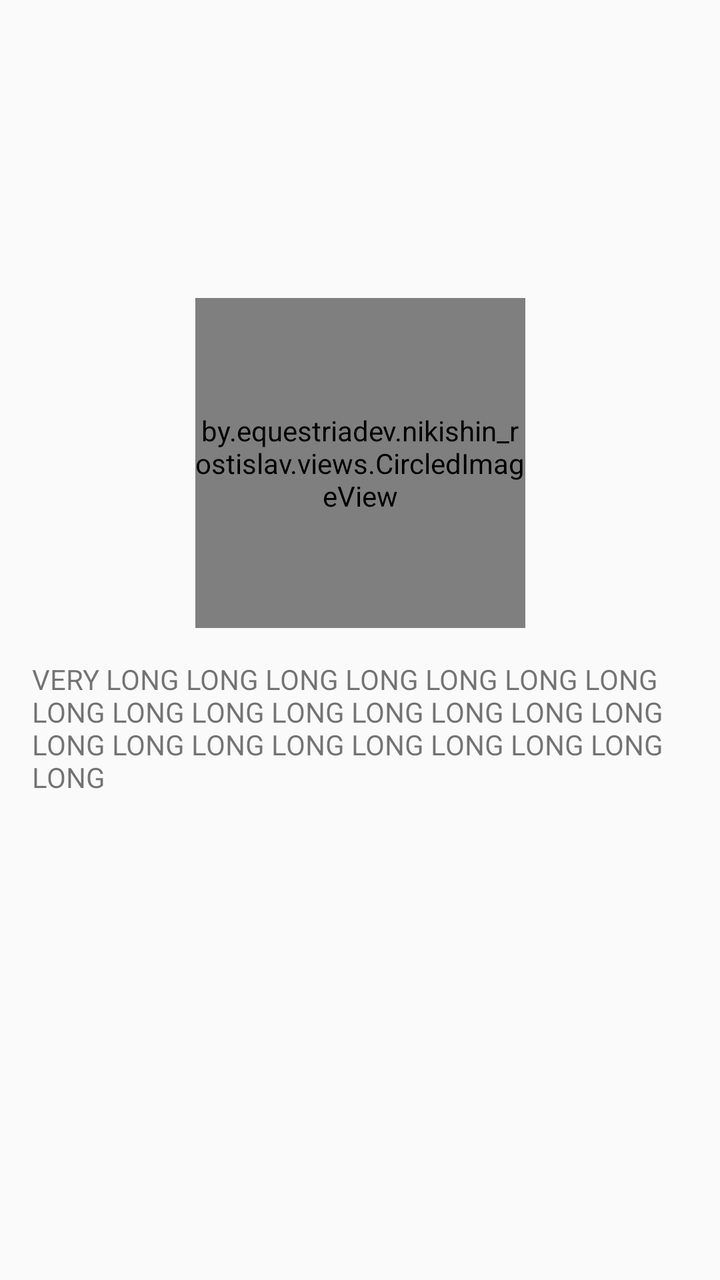
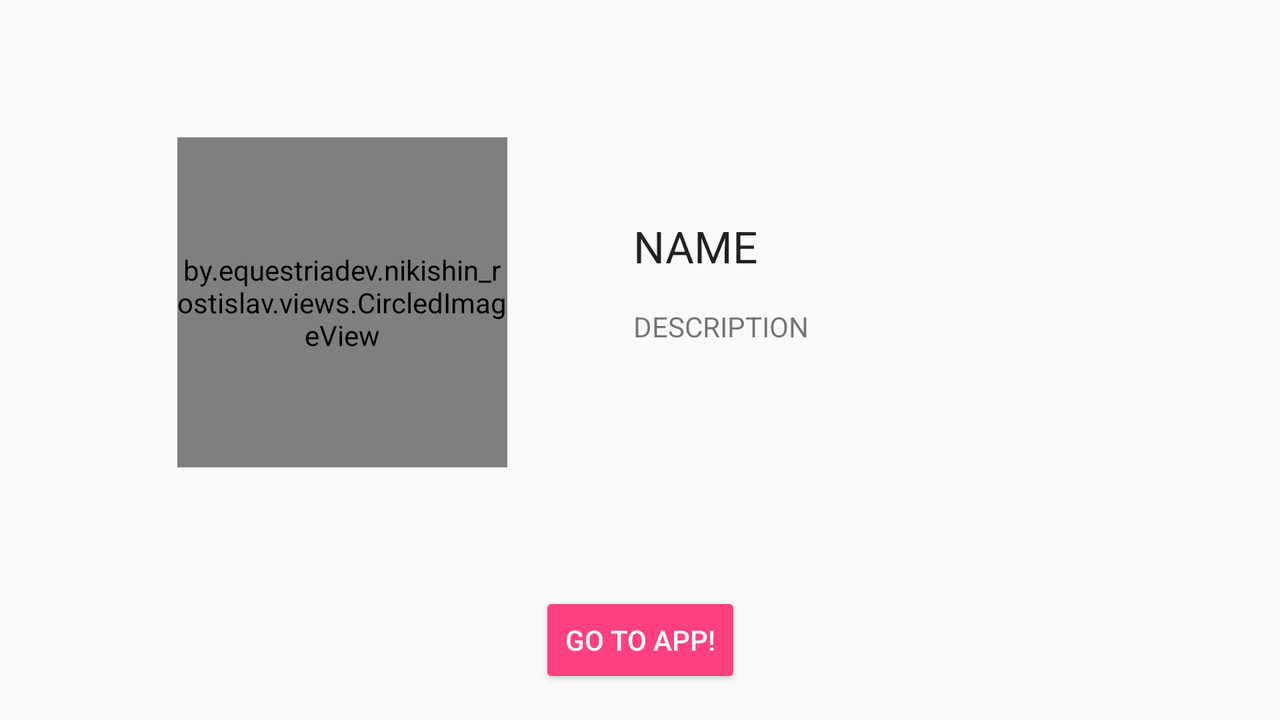

Two renders of one Android screen. The first uses the default layout on a phone; the second uses the alternative layout the repository ships for a different screen configuration, on a matching device. The two XML files are below.
<!-- AndroidManifest.xml: application theme AppTheme -->
<!-- res/layout/welcome_content.xml -->
<?xml version="1.0" encoding="utf-8"?>
<android.support.constraint.ConstraintLayout xmlns:android="http://schemas.android.com/apk/res/android"
    xmlns:app="http://schemas.android.com/apk/res-auto"
    xmlns:tools="http://schemas.android.com/tools"
    android:layout_width="match_parent"
    android:layout_height="match_parent">

    <by.equestriadev.nikishin_rostislav.views.CircledImageView
        android:id="@+id/circledImageView"
        android:layout_width="@dimen/icon_size"
        android:layout_height="@dimen/icon_size"
        android:layout_marginBottom="@dimen/base_padding"
        android:layout_marginEnd="@dimen/base_padding"
        android:layout_marginStart="@dimen/base_padding"
        android:layout_marginTop="@dimen/base_padding"
        app:layout_constraintBottom_toBottomOf="parent"
        app:layout_constraintEnd_toEndOf="parent"
        app:layout_constraintStart_toStartOf="parent"
        app:layout_constraintTop_toTopOf="parent"
        app:layout_constraintVertical_bias="0.3"
        app:srcCompat="@mipmap/ic_launcher" />

    <TextView
        android:id="@+id/textView"
        android:layout_width="0dp"
        android:layout_height="wrap_content"
        android:layout_marginEnd="@dimen/base_padding"
        android:layout_marginStart="@dimen/base_padding"
        android:layout_marginTop="@dimen/base_padding"
        android:text="@string/about_text"
        app:layout_constraintEnd_toEndOf="parent"
        app:layout_constraintStart_toStartOf="parent"
        app:layout_constraintTop_toBottomOf="@+id/circledImageView"
        tools:text="VERY LONG LONG LONG LONG LONG LONG LONG LONG LONG LONG LONG LONG LONG LONG LONG LONG LONG LONG LONG LONG LONG LONG LONG LONG " />
</android.support.constraint.ConstraintLayout>
<!-- resources referenced by this layout -->
<resources>
  <dimen name="base_padding">16dp</dimen>
  <dimen name="icon_size">165dp</dimen>
  <!-- mipmap ic_launcher: png bitmap (mipmap-hdpi, 7134 bytes) -->
  <string name="about_text">Hi! Swipe left to start setup your personal launcher!</string>
  <style name="AppTheme" parent="Theme.AppCompat.Light.DarkActionBar">
          
          <item name="colorPrimary">@color/colorPrimaryDark</item>
          <item name="colorPrimaryDark">@color/colorPrimary</item>
          <item name="colorAccent">@color/colorAccent</item>
          <item name="preferenceTheme">@style/AppTheme</item>
          <item name="windowActionBar">false</item>
          <item name="windowNoTitle">true</item>
      </style>
  <color name="colorPrimaryDark">#303F9F</color>
  <color name="colorPrimary">#3F51B5</color>
  <color name="colorAccent">#FF4081</color>
</resources>
<!-- res/layout-land/welcome_content.xml (the repository's variant of the layout above) -->
<!-- drawn on the phone turned sideways -->
<?xml version="1.0" encoding="utf-8"?>
<android.support.constraint.ConstraintLayout xmlns:android="http://schemas.android.com/apk/res/android"
    xmlns:app="http://schemas.android.com/apk/res-auto"
    xmlns:tools="http://schemas.android.com/tools"
    android:layout_width="match_parent"
    android:layout_height="match_parent">

    <by.equestriadev.nikishin_rostislav.views.CircledImageView
        android:id="@+id/circledImageView"
        android:layout_width="@dimen/icon_size"
        android:layout_height="@dimen/icon_size"
        android:layout_marginBottom="@dimen/base_padding"
        android:layout_marginEnd="@dimen/base_padding"
        android:layout_marginStart="@dimen/base_padding"
        android:layout_marginTop="@dimen/base_padding"
        app:layout_constraintBottom_toBottomOf="parent"
        app:layout_constraintEnd_toEndOf="parent"
        app:layout_constraintHorizontal_bias="0.164"
        app:layout_constraintStart_toStartOf="parent"
        app:layout_constraintTop_toTopOf="parent"
        app:layout_constraintVertical_bias="0.324"
        app:srcCompat="@mipmap/ic_launcher" />

    <Button
        android:id="@+id/goButton"
        style="@style/Widget.AppCompat.Button.Colored"
        android:layout_width="101dp"
        android:layout_height="0dp"
        android:layout_marginBottom="@dimen/base_padding"
        android:layout_marginEnd="@dimen/base_padding"
        android:layout_marginStart="@dimen/base_padding"
        android:text="@string/next"
        app:layout_constraintBottom_toBottomOf="parent"
        app:layout_constraintEnd_toEndOf="parent"
        app:layout_constraintStart_toStartOf="parent" />

    <TextView
        android:id="@+id/textView"
        android:layout_width="wrap_content"
        android:layout_height="wrap_content"
        android:layout_marginBottom="16dp"
        android:layout_marginEnd="@dimen/base_padding"
        android:text="@string/about_text"
        android:textAppearance="@style/TextAppearance.AppCompat.Large"
        app:layout_constraintBottom_toTopOf="@+id/textView2"
        app:layout_constraintEnd_toEndOf="parent"
        app:layout_constraintHorizontal_bias="0.0"
        app:layout_constraintStart_toStartOf="@+id/textView2"
        tools:text="NAME" />

    <TextView
        android:id="@+id/textView2"
        android:layout_width="wrap_content"
        android:layout_height="wrap_content"
        android:layout_marginBottom="8dp"
        android:layout_marginEnd="@dimen/base_padding"
        android:layout_marginStart="8dp"
        android:layout_marginTop="8dp"
        android:text="@string/about_text"
        android:textAppearance="@style/TextAppearance.AppCompat.Small"
        app:layout_constraintBottom_toBottomOf="parent"
        app:layout_constraintEnd_toEndOf="parent"
        app:layout_constraintHorizontal_bias="0.2"
        app:layout_constraintStart_toEndOf="@+id/circledImageView"
        app:layout_constraintTop_toTopOf="@+id/circledImageView"
        app:layout_constraintVertical_bias="0.3"
        tools:text="DESCRIPTION" />
</android.support.constraint.ConstraintLayout>
<!-- resources referenced by the variant -->
<!-- as the phone turned sideways resolves them -->
<resources>
  <dimen name="base_padding">16dp</dimen>
  <dimen name="icon_size">165dp</dimen>
  <!-- mipmap ic_launcher: png bitmap (mipmap-hdpi, 7134 bytes) -->
  <string name="about_text">Hi! Swipe left to start setup your personal launcher!</string>
  <string name="next">Go to app!</string>
  <style name="AppTheme" parent="Theme.AppCompat.Light.DarkActionBar">
          
          <item name="colorPrimary">@color/colorPrimaryDark</item>
          <item name="colorPrimaryDark">@color/colorPrimary</item>
          <item name="colorAccent">@color/colorAccent</item>
          <item name="preferenceTheme">@style/AppTheme</item>
          <item name="windowActionBar">false</item>
          <item name="windowNoTitle">true</item>
      </style>
  <color name="colorPrimaryDark">#303F9F</color>
  <color name="colorPrimary">#3F51B5</color>
  <color name="colorAccent">#FF4081</color>
</resources>
